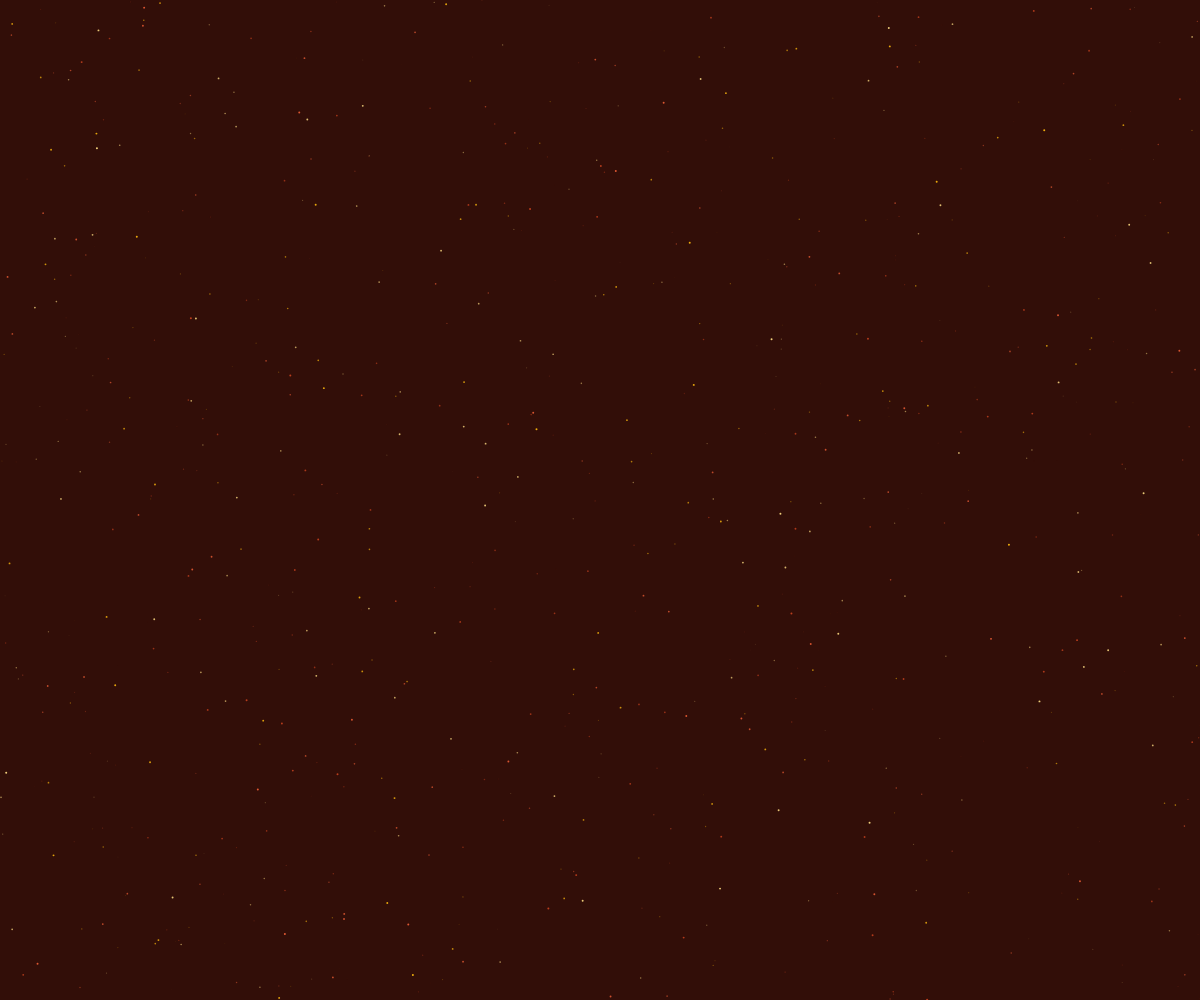
Frame 1 (no input)
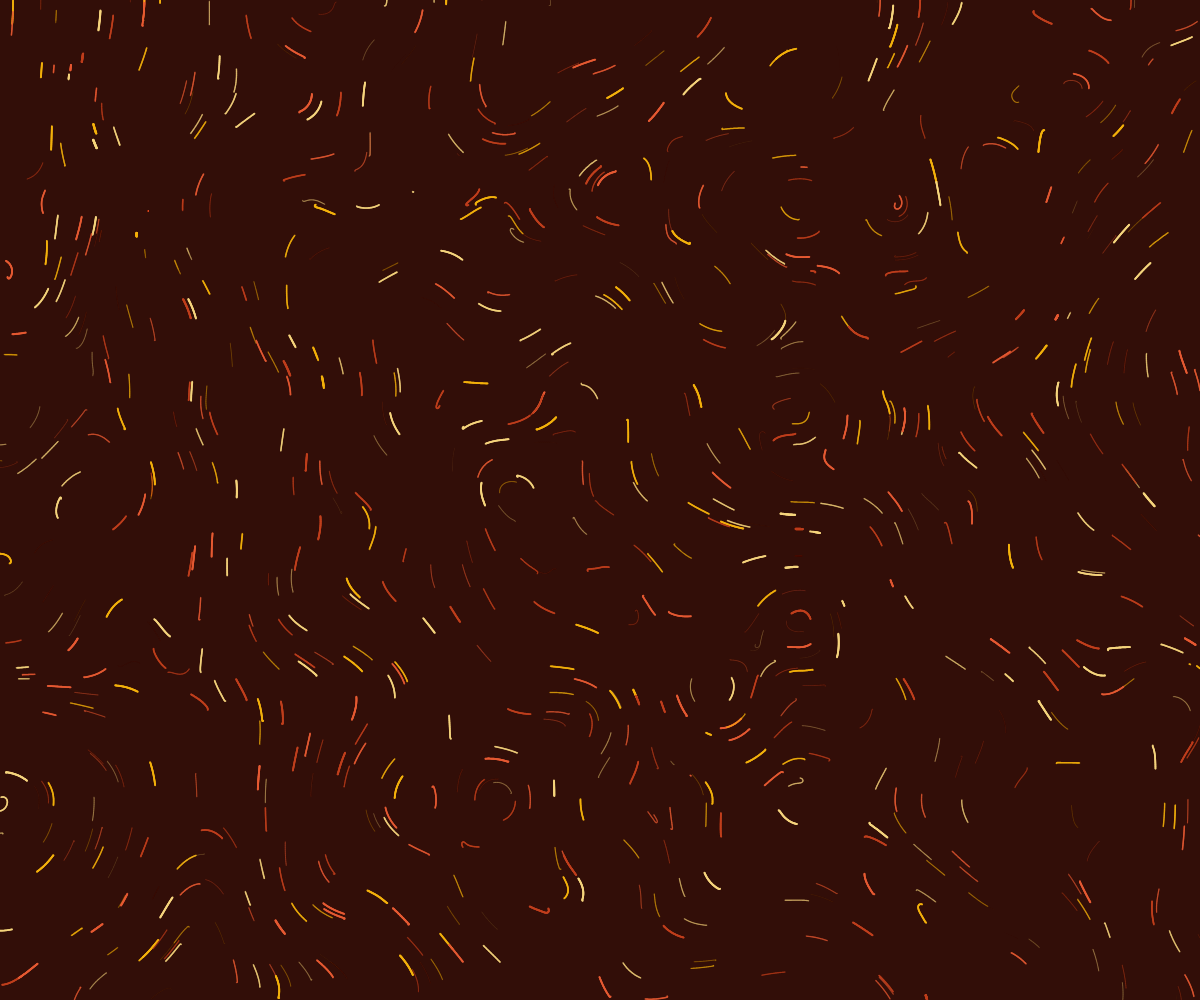
Frame 60 (no input)
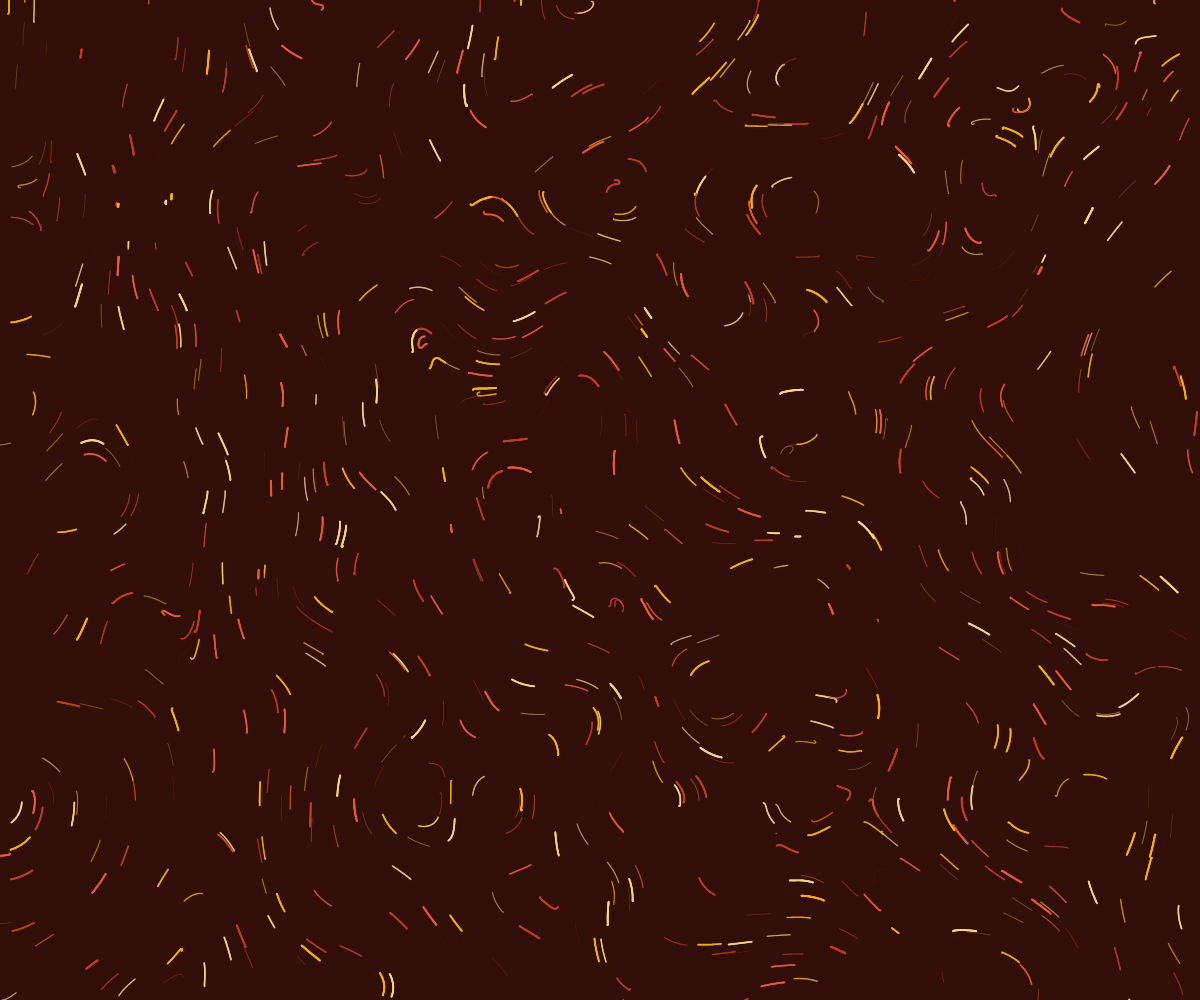
Frame 120 (the mouse pressed at the canvas centre since frame 60)

The p5.js sketch that drew these frames (run headless with seeded random() and noise() and a simulated clock; from frame 60 on, the mouse is pressed at the canvas centre):

// p5.js sketch
// ── sketch.js
const particles_a = [];
const particles_b = [];
const particles_c = [];
const particles_d = [];
const nums = 200;
const noiseScale = 800;

function setup() {
  createCanvas(windowWidth, windowHeight);
  background(50, 14, 8);
  for (let i = 0; i < nums; i++) {
    particles_a[i] = new Particle(random(0, width), random(0, height));
    particles_b[i] = new Particle(random(0, width), random(0, height));
    particles_c[i] = new Particle(random(0, width), random(0, height));
    particles_d[i] = new Particle(random(0, width), random(0, height));
  }
}

function draw() {
  noStroke();
  smooth();
  for (let i = 0; i < nums; i++) {
    const radius = map(i, 0, nums, 1, 2);
    const alpha = map(i, 0, nums, 0, 250);

    fill(192, 64, 30, alpha);
    particles_a[i].move();
    particles_a[i].display(radius);
    particles_a[i].checkEdge();

    fill(230, 91, 52, alpha);
    particles_b[i].move();
    particles_b[i].display(radius);
    particles_b[i].checkEdge();

    fill(244, 178, 13, alpha);
    particles_c[i].move();
    particles_c[i].display(radius);
    particles_c[i].checkEdge();

    fill(246, 213, 126, alpha);
    particles_d[i].move();
    particles_d[i].display(radius);
    particles_d[i].checkEdge();
  }
}

function mousePressed() {
  particles_a.splice(0, nums - 1);
  particles_b.splice(0, nums - 1);
  particles_c.splice(0, nums - 1);
  particles_d.splice(0, nums - 1);

  for (let i = 0; i < nums; i++) {
    particles_a[i] = new Particle(random(0, width), random(0, height));
    particles_b[i] = new Particle(random(0, width), random(0, height));
    particles_c[i] = new Particle(random(0, width), random(0, height));
    particles_d[i] = new Particle(random(0, width), random(0, height));
  }
  clear();
  background(50, 14, 8);
}

// ── particle.js
class Particle {
  constructor(x, y) {
    this.dir = createVector(0, 0);
    this.vel = createVector(0, 0);
    this.pos = createVector(x, y);
    this.speed = 0.4;
  }

  move() {
    const angle = noise(this.pos.x / noiseScale, this.pos.y / noiseScale) * TWO_PI * noiseScale;
    this.dir.x = cos(angle);
    this.dir.y = sin(angle);
    this.vel = this.dir.copy();
    this.vel.mult(this.speed);
    this.pos.add(this.vel);
  }

  checkEdge() {
    if (this.pos.x > width || this.pos.x < 0 || this.pos.y > height || this.pos.y < 0) {
      this.pos.x = random(50, width);
      this.pos.y = random(50, height);
    }
  }

  display(r) {
    ellipse(this.pos.x, this.pos.y, r, r);
  }
}
